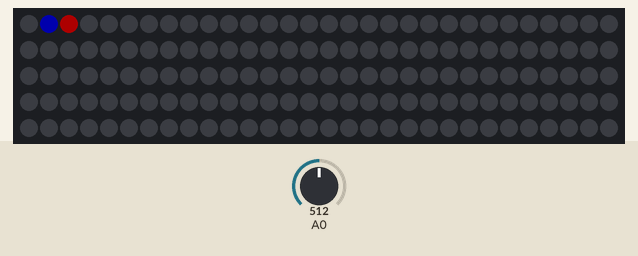
A program run on a simulated Arduino Uno, built with avr-gcc and run on an emulated ATmega328P. On the bench: 150 RGB LEDs in strip order, left to right, continuing on the next row. Inputs (shaded band) come from the test bench; at power-on: A0 = 512. Dim RGB values are drawn brighter than linear; random numbers use the default seed unless the program sets one.

Above: at 0.73 s.
At 5.48 s:
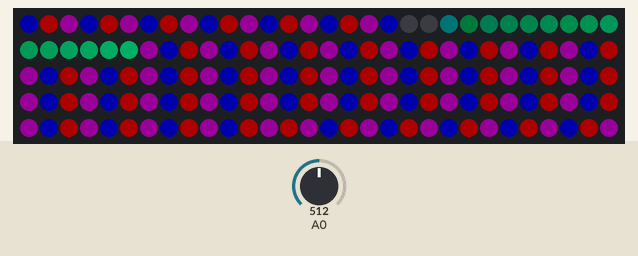
At 10.32 s:
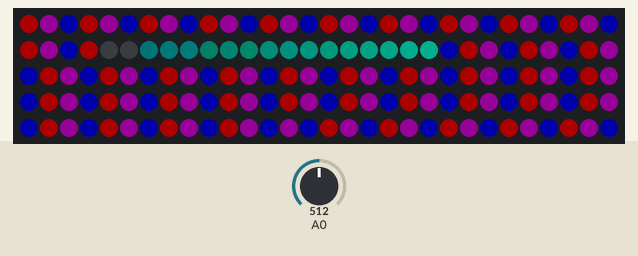
At 20.31 s:
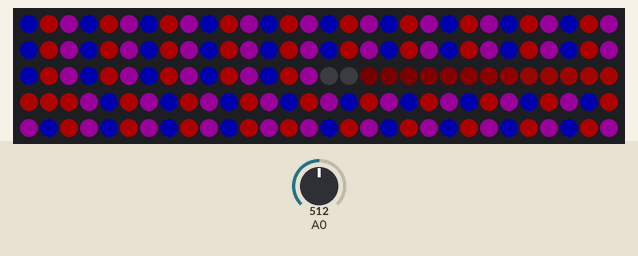
At 29.98 s:
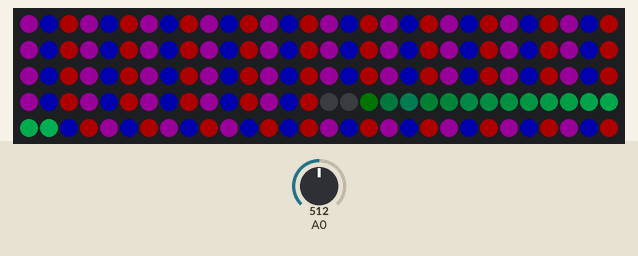
At 39.65 s:
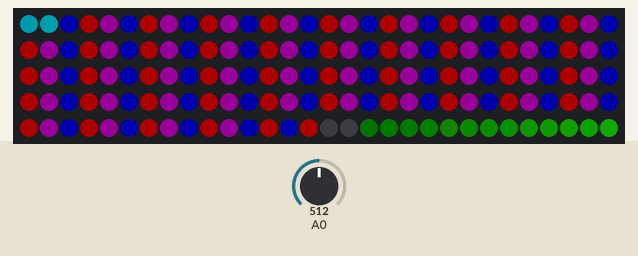

The program:

main.cpp
```cpp
// NeoPixelFunLoop
// This example will move a trail of light around a series of pixels.
// A ring formation of pixels looks best.
// The trail will have a slowly fading tail.
//
// This will demonstrate the use of the NeoPixelAnimator.
// It shows the advanced use an animation to control the modification and
// starting of other animations.
// It also shows the normal use of animating colors.
// It also demonstrates the ability to share an animation channel rather than
// hard code them to pixels.
//

#include <NeoPixelBus.h>
#include <NeoPixelAnimator.h>

const uint16_t PixelCount = 150;                   // make sure to set this to the number of pixels in your strip
const uint16_t PixelPin = 8;                       // make sure to set this to the correct pin, ignored for Esp8266
const uint16_t AnimCount = PixelCount / 5 * 2 + 1; // we only need enough animations for the tail and one extra

const uint16_t PixelFadeDuration = 500; // third of a second
// one second divide by the number of pixels = loop once a second
const uint16_t NextPixelMoveDuration = 2000 / PixelCount; // how fast we move through the pixels

NeoGamma<NeoGammaTableMethod> colorGamma; // for any fade animations, best to correct gamma

NeoPixelBus<NeoGrbFeature, Neo800KbpsMethod> strip(PixelCount, PixelPin);
// For Esp8266, the Pin is omitted and it uses GPIO3 due to DMA hardware use.
// There are other Esp8266 alternative methods that provide more pin options, but also have
// other side effects.
// for details see wiki linked here https://github.com/Makuna/NeoPixelBus/wiki/ESP8266-NeoMethods

// what is stored for state is specific to the need, in this case, the colors and
// the pixel to animate;
// basically what ever you need inside the animation update function
struct MyAnimationState
{
    RgbColor StartingColor;
    RgbColor EndingColor;
    uint16_t IndexPixel; // which pixel this animation is effecting
};

NeoPixelAnimator animations(AnimCount); // NeoPixel animation management object
MyAnimationState animationState[AnimCount];
uint16_t frontPixel = 0; // the front of the loop
RgbColor frontColor;     // the color at the front of the loop
RgbColor backGround[3] = {RgbColor(25, 0, 25), RgbColor(0, 0, 50), RgbColor(50, 0, 0)};
uint16_t backGroundShift = 0;

void SetRandomSeed()
{
    uint32_t seed;

    // random works best with a seed that can use 31 bits
    // analogRead on a unconnected pin tends toward less than four bits
    seed = analogRead(0);
    delay(1);

    for (int shifts = 3; shifts < 31; shifts += 3)
    {
        seed ^= analogRead(0) << shifts;
        delay(1);
    }

    // Serial.println(seed);
    randomSeed(seed);
}

void FadeOutAnimUpdate(const AnimationParam &param)
{
    // this gets called for each animation on every time step
    // progress will start at 0.0 and end at 1.0
    // we use the blend function on the RgbColor to mix
    // color based on the progress given to us in the animation
    RgbColor updatedColor = RgbColor::LinearBlend(
        animationState[param.index].StartingColor,
        animationState[param.index].EndingColor,
        param.progress);
    // apply the color to the strip
    strip.SetPixelColor(animationState[param.index].IndexPixel,
                        colorGamma.Correct(updatedColor));
    if (param.progress == 1)
    {
        strip.SetPixelColor(animationState[param.index].IndexPixel, backGround[(animationState[param.index].IndexPixel + backGroundShift) % 3]);
    }
}

void LoopAnimUpdate(const AnimationParam &param)
{
    // wait for this animation to complete,
    // we are using it as a timer of sorts
    if (param.state == AnimationState_Completed)
    {
        // done, time to restart this position tracking animation/timer
        animations.RestartAnimation(param.index);

        // pick the next pixel inline to start animating
        //
        frontPixel = (frontPixel + 1) % PixelCount; // increment and wrap
        if (frontPixel == 0)
        {
            // we looped, lets pick a new front color
            frontColor = HslColor(random(360) / 360.0f, 1.0f, 0.25f);
            backGroundShift = (backGroundShift + 1) % 3;
        }

        uint16_t indexAnim;
        // do we have an animation available to use to animate the next front pixel?
        // if you see skipping, then either you are going to fast or need to increase
        // the number of animation channels
        if (animations.NextAvailableAnimation(&indexAnim, 1))
        {
            animationState[indexAnim].StartingColor = frontColor;
            animationState[indexAnim].EndingColor = RgbColor(0, 0, 0);
            animationState[indexAnim].IndexPixel = frontPixel;

            animations.StartAnimation(indexAnim, PixelFadeDuration, FadeOutAnimUpdate);
        }
    }
}

void setup()
{
    strip.Begin();
    strip.Show();

    SetRandomSeed();

    // we use the index 0 animation to time how often we move to the next
    // pixel in the strip
    animations.StartAnimation(0, NextPixelMoveDuration, LoopAnimUpdate);
    // for (size_t i = 0; i < strip.PixelCount(); i += 3)
    // {
    //     strip.SetPixelColor(i, RgbColor(25, 0, 25));
    // }
    // for (size_t i = 1; i < strip.PixelCount(); i += 3)
    // {
    //     strip.SetPixelColor(i, RgbColor(0, 0, 50));
    // }
    // for (size_t i = 2; i < strip.PixelCount(); i += 3)
    // {
    //     strip.SetPixelColor(i, RgbColor(50, 0, 0));
    // }
}

void loop()
{
    // this is all that is needed to keep it running
    // and avoiding using delay() is always a good thing for
    // any timing related routines
    animations.UpdateAnimations();
    //strip.RotateRight(1);
    strip.Show();
    //delay(150);
}
```
